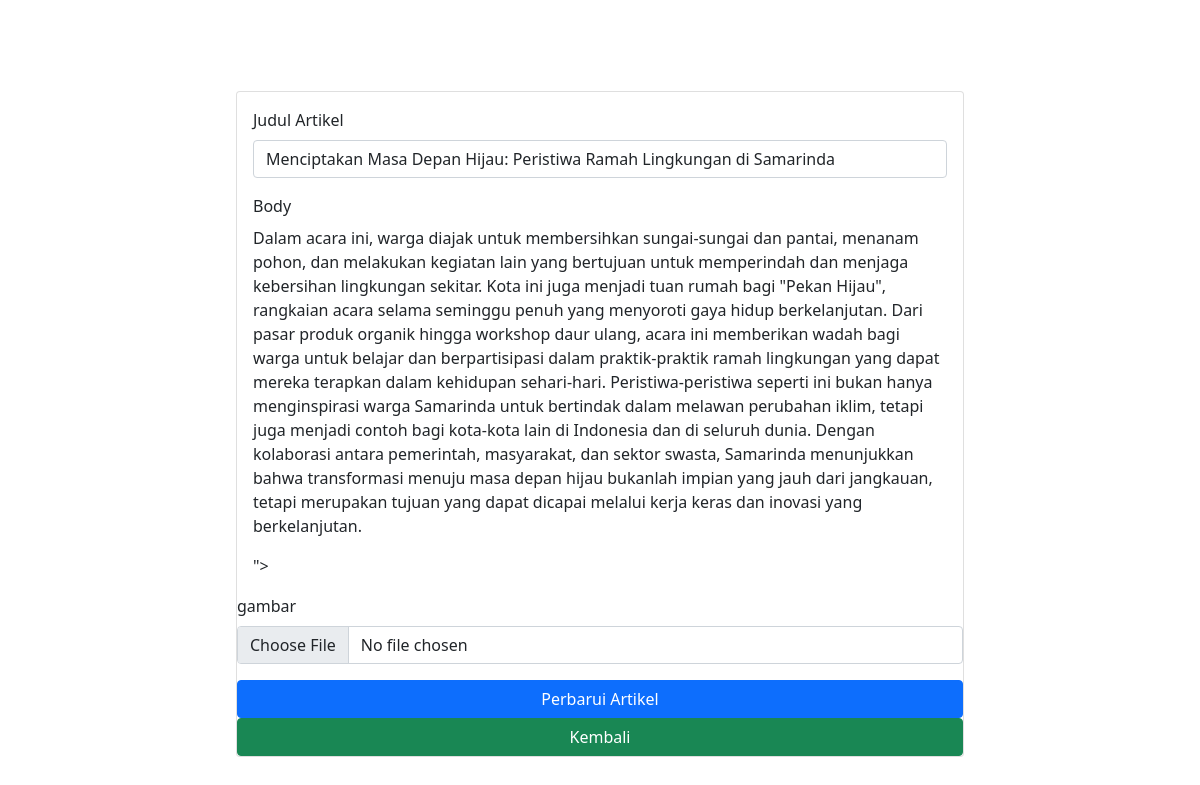
The page /code/dbadmin/crudadmin/editartikel.php?id=36 (signed in) on the database its author committed.
### tables this page shows
CREATE TABLE `artikel` (
  `id_artikel` int(11) NOT NULL,
  `judul` varchar(100) NOT NULL,
  `isi` text NOT NULL,
  `gambar` varchar(255) NOT NULL,
  `status` enum('Menunggu','Disetujui','Ditolak') NOT NULL,
  `id_akun` int(11) NOT NULL
);

### code/dbadmin/crudadmin/editartikel.php (the view, shortened to what this page needs)
<?php
include '../../../koneksi.php';
if (isset($_GET['id'])) {
    $id_artikel = $_GET['id'];
    $query = "SELECT * FROM artikel WHERE id_artikel='$id_artikel'";
    $result = $conn->query($query);
    if ($result->num_rows > 0) {
        $row = $result->fetch_assoc();
        $judul = $row['judul'];
        $isi = $row['isi'];
    } else {
        echo "<script>alert('Event tidak ditemukan');</script>";
        header("Location: ../artikeladmin.php");
    }
} else {
    echo "<script>alert('ID event tidak valid');</script>";
    header("Location: ../artikeladmin.php");
}
?>
<!DOCTYPE html>
<html lang="en">
<head>
    <link rel="stylesheet" type="text/css" href="https://unpkg.com/trix@2.0.8/dist/trix.css">
    <link href="https://cdn.jsdelivr.net/npm/bootstrap@5.0.2/dist/css/bootstrap.min.css" rel="stylesheet" />
</head>
<body>
    <section>
        <div class="container">
            <div class="container d-flex justify-content-center align-items-center vh-100">
                <div class="col-md-8">
                    <div class="card mt-5">
                        <div class="card-body">
                            <form method="POST" enctype="multipart/form-data">
                                <div class="mb-3">
                                    <label for="judul" class="form-label">Judul Artikel</label>
                                    <input type="text" class="form-control" id="judul" name="judul" value="<?php echo $judul; ?>">
                                </div>
                                <div class="mb-3">
                                    <label for="body" class="form-label">Body</label>
                                    <input id="body" type="hidden" name="body" value="<?php echo $isi; ?>">
                                </div>
                                <div class="mb-3">
                                    <label for="tanggal" class="form-label">gambar</label>
                                    <input type="file" class="form-control" id="image" name="image" value="<?php echo $tanggal; ?>">
                                </div>
                                <button type="submit" class="btn btn-primary" name="update_artikel">Perbarui Artikel</button>
                                <a href="../dashboardadmin.php" class="btn btn-success">Kembali</a>
                        </div>
                    </div>
                </div>
            </div>
    </section>
</body>
</html>

### code/dbadmin/crudadmin/editartikel.php (style rules this page uses)
.container { margin-top: auto; margin-bottom: auto; }

### rows shown on the page
artikel: judul "Menciptakan Masa Depan Hijau: Peristiwa Ramah Lingkungan di Samarinda", isi "Dalam acara ini, warga diajak untuk membersihkan sungai-sungai dan pantai, menanam pohon, dan melakukan kegiatan lain yang bertujuan untuk memperindah dan menjaga kebersihan lingkungan sekitar. Kota ini juga menjadi tuan rumah bagi \"Pekan Hijau\", rangkaian acara selama seminggu penuh yang menyoroti gaya hidup berkelanjutan. Dari pasar produk organik hingga workshop daur ulang, acara ini memberikan wadah bagi warga untuk belajar dan berpartisipasi dalam praktik-praktik ramah lingkungan yang dapat mereka terapkan dalam kehidupan sehari-hari. Peristiwa-peristiwa seperti ini bukan hanya menginspirasi warga Samarinda untuk bertindak dalam melawan perubahan iklim, tetapi juga menjadi contoh bagi…"
